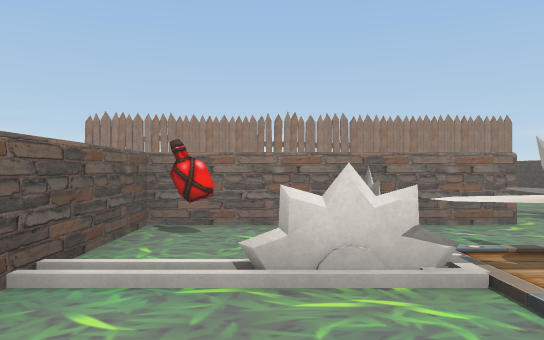
[1] (above)

19 first-person views from a walk through a 3-D level made in the Unity game engine. The camera is 1.5 m above the floor, looks level and sees 70° across. The floor is counted in squares, 2 m on a side. Each view is taken from the middle of a square. On the plan, view 1 faces up. The plan holds only what a view shows up to about 12 squares ahead; the rest is blank. The place goes on beyond the plan. The player character is not drawn.

[2]
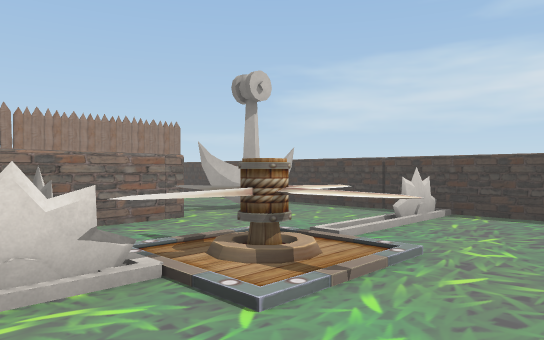

[3]
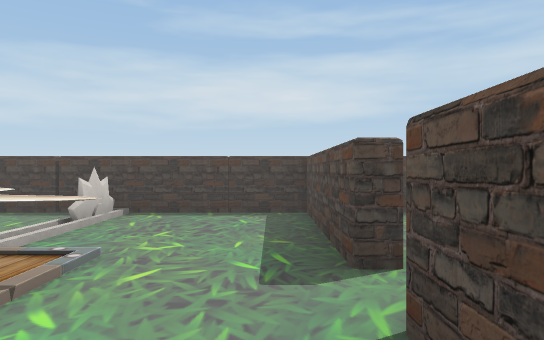

[4]
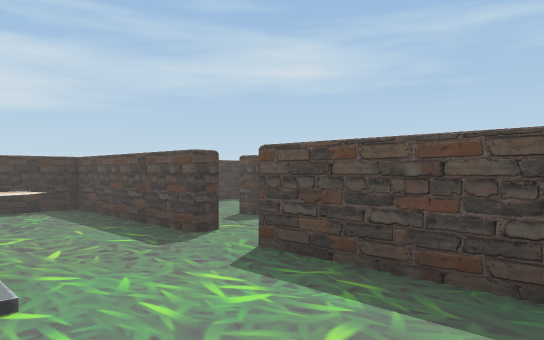

[5]
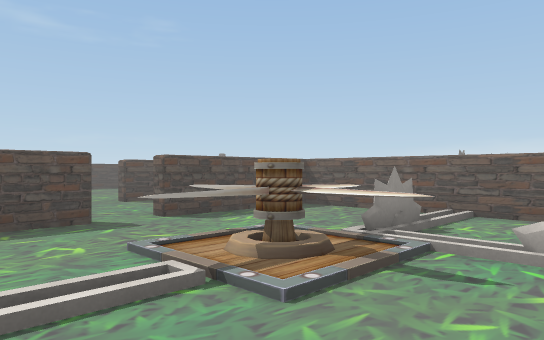

[6]
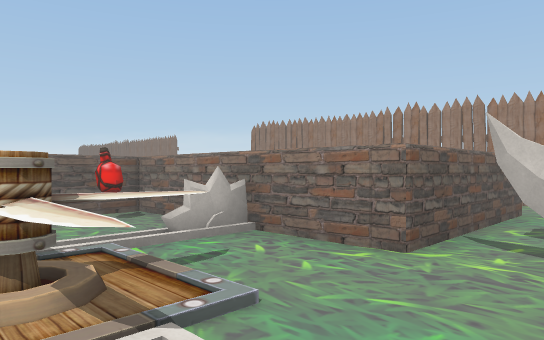

[7]
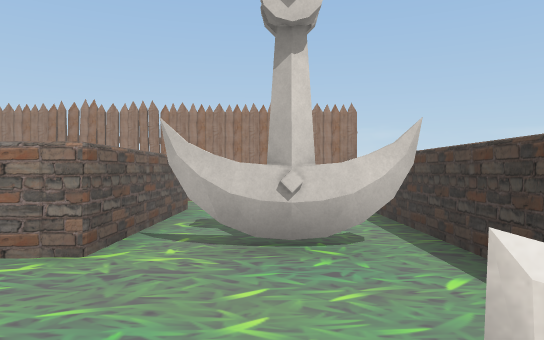

[8]
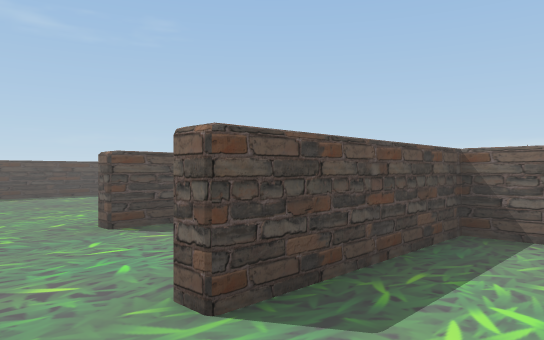

[9]
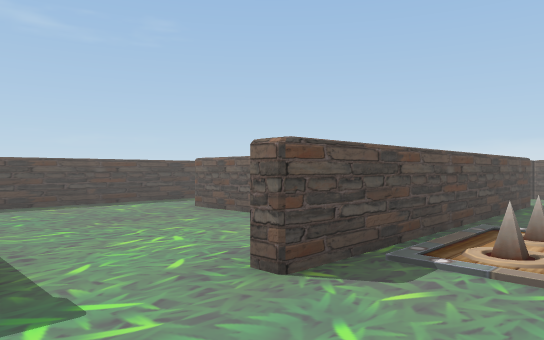

[10]
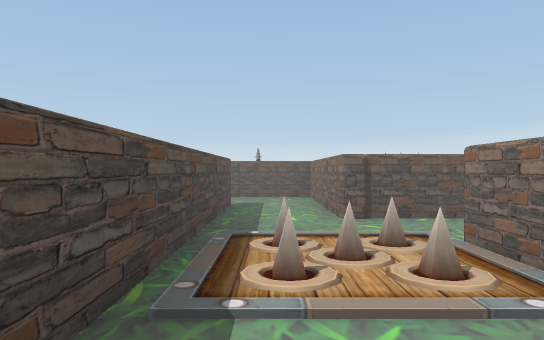

[11]
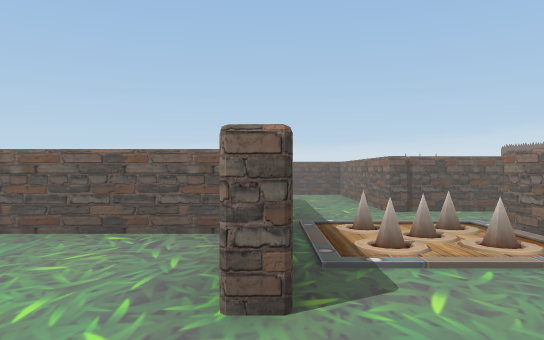

[12]
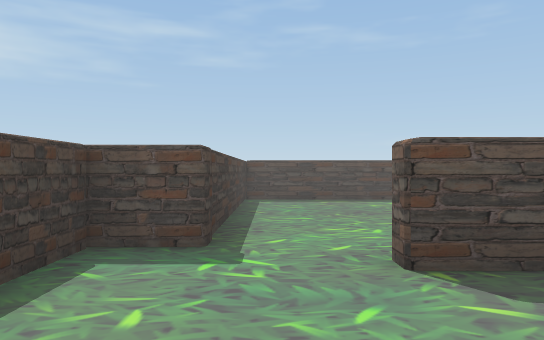

[13]
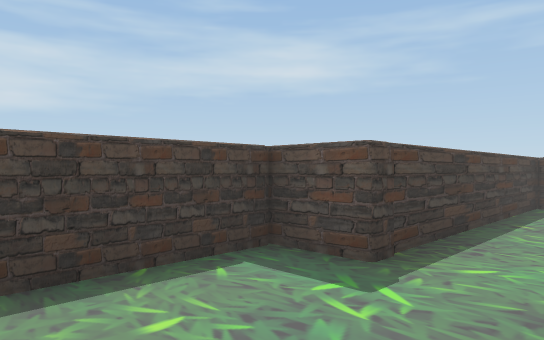

[14]
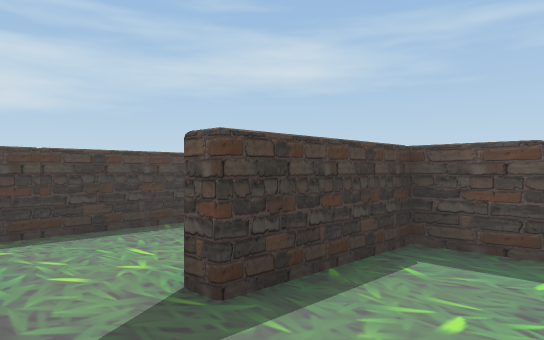

[15]
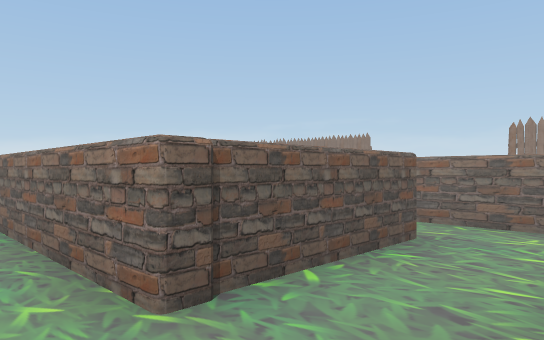

[16]
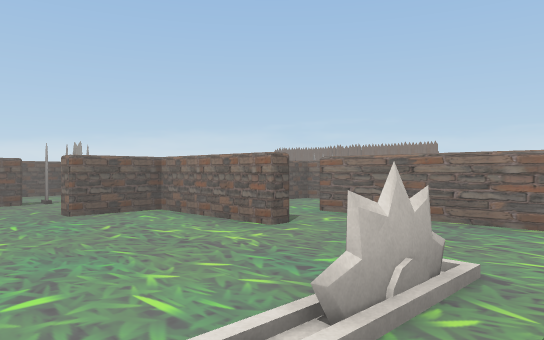

[17]
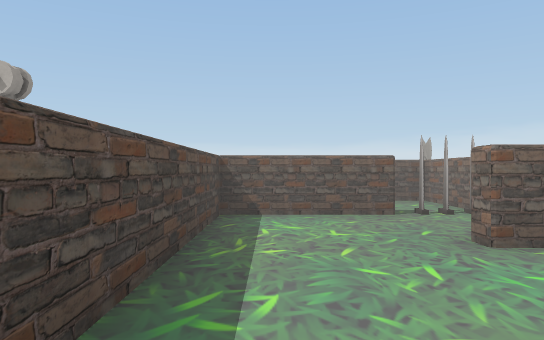

[18]
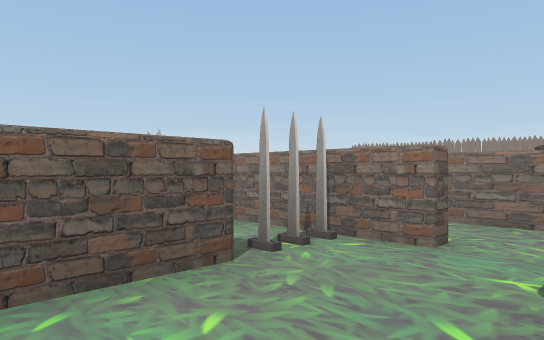

[19]
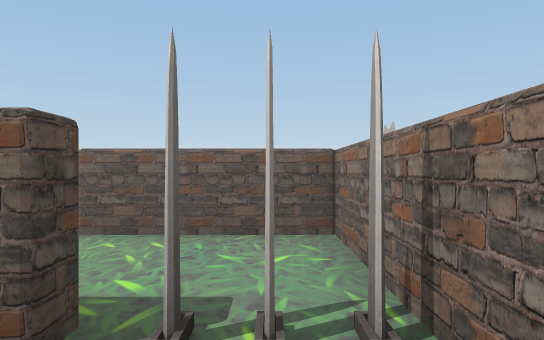

### Floor plan
Ten units are one square. View 1 is at (0, 0); x grows to the right and y downward. Boxes are objects, and circles mark ways between rooms. Rooms are numbered by the first view taken in them; rooms with no view inside come last. Other rooms are left out.
<svg viewBox="-150 -90 223 204">
<path fill="none" stroke="#000" d="M29 6 68 6 68 -85M34 -85 34 -53 -17 -53 -17 6 19 6M-8 10 -20 10M-40 -15 -40 19 -87 19 -87 42M-64 39 9 39M27 48 38 48 38 24M-17 45 -17 89M-30 109 27 109 27 48M-58 63 -87 63 -87 79M-105 63 -115 63M-115 79 -115 109 -61 109M-30 43 -54 43M-115 63 -145 63 -145 92M68 46 68 18M-54 43 -64 43"/>
<rect x="-15" y="-45" width="10" height="10" fill="#bbb"><title>bottle</title></rect>
<rect x="-5" y="-35" width="20" height="10" fill="#bbb"><title>other object</title></rect>
<rect x="5" y="-55" width="10" height="10" fill="#bbb"><title>other object</title></rect>
<rect x="15" y="-45" width="20" height="40" fill="#bbb"><title>other object</title></rect>
<rect x="35" y="-65" width="30" height="10" fill="#bbb"><title>other object</title></rect>
<rect x="55" y="-35" width="10" height="10" fill="#bbb"><title>other object</title></rect>
<rect x="-15" y="15" width="10" height="10" fill="#bbb"><title>other object</title></rect>
<rect x="-35" y="75" width="10" height="10" fill="#bbb"><title>other object</title></rect>
<rect x="-125" y="65" width="10" height="10" fill="#bbb"><title>trap</title></rect>
<circle cx="20" cy="10" r="3" fill="#2a7"/>
<circle cx="20" cy="40" r="3" fill="#2a7"/>
<circle cx="40" cy="20" r="3" fill="#2a7"/>
<circle cx="-75" cy="40" r="3" fill="#2a7"/>
<circle cx="-20" cy="95" r="3" fill="#2a7"/>
<circle cx="-120" cy="70" r="3" fill="#2a7"/>
<circle cx="-60" cy="50" r="3" fill="#2a7"/>
<text x="30" y="-30">1</text>
<text x="-20" y="20">2</text>
<text x="0" y="80">3</text>
<text x="-70" y="80">4</text>
<text x="-130" y="80">5</text>
<text x="50" y="30">6</text>
<text x="-70" y="50">7</text>
</svg>
Room 1 opens to room 2. Room 2 opens to room 3. Room 2 opens to room 6. Room 2 opens to room 7. Room 3 opens to room 4. Room 4 opens to room 5. Room 4 opens to room 7.

Where each view was taken, in squares from view 1:
view 1: 0 up, 0 right, facing up
view 2: 0 up, 0 right, facing up-right
view 3: 0 up, 0 right, facing right
view 4: 2 up, 1 left, facing down-right
view 5: 5 up, 5 right, facing down-left
view 6: 2 up, 5 right, facing up-left
view 7: 2 up, 5 right, facing up
view 8: 1 up, 3 right, facing down-left
view 9: 2 down, 3 right, facing down-left
view 10: 3 down, 2 right, facing left
view 11: 4 down, 3 right, facing left
view 12: 1 down, 2 right, facing down
view 13: 2 down, 1 right, facing down-right
view 14: 1 down, 2 right, facing down-right
view 15: 3 down, 2 left, facing up-left
view 16: 10 down, 2 left, facing up-left
view 17: 10 down, 5 left, facing left
view 18: 10 down, 9 left, facing up-left
view 19: 7 down, 10 left, facing left
